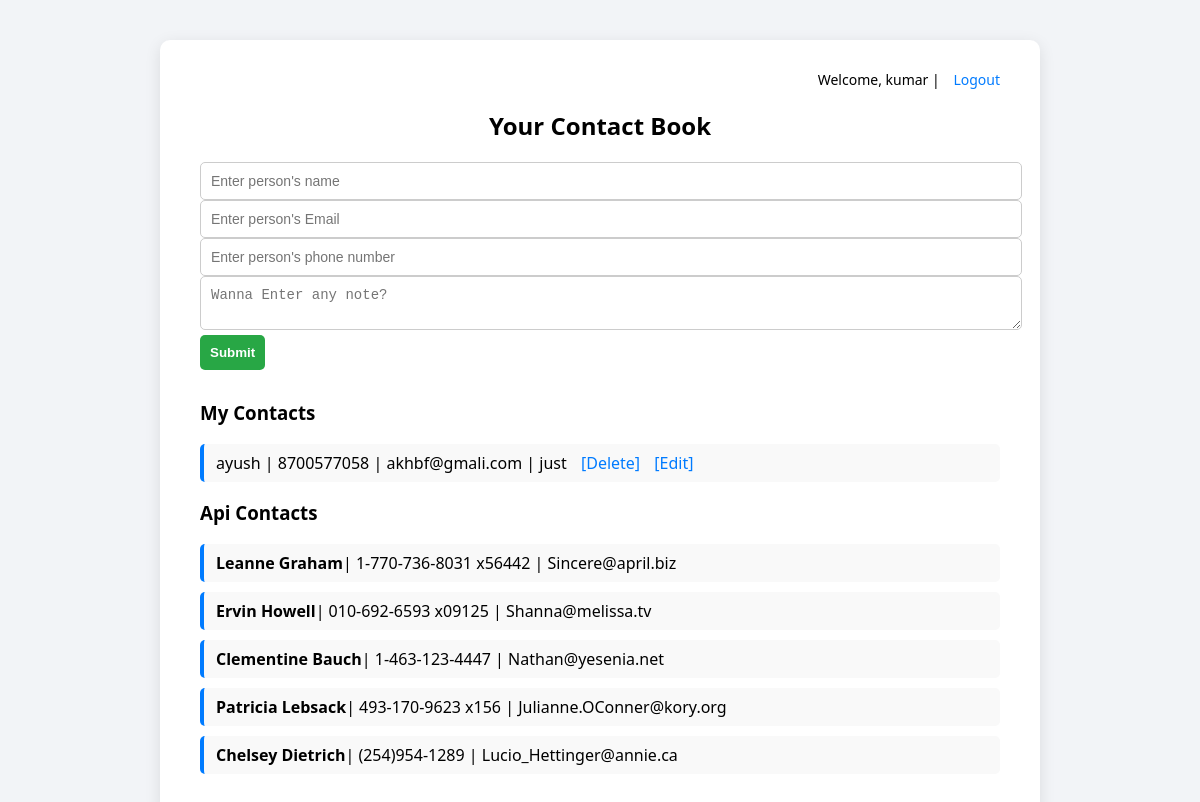
The page / (signed in) on the database its author committed.
### app/models.py (models this page shows)
class Contact(models.Model):
    user=models.ForeignKey(User,on_delete=CASCADE,null=True, blank=True)
    name = models.CharField(max_length=30)
    email = models.EmailField()
    phone = models.CharField(max_length=20)
    note = models.CharField(max_length=200)

### app/views.py (the view, shortened to what this page needs)
# urls.py: path('', views.index, name="index"),
@login_required(login_url='login')
def index(request):
    contacts = Contact.objects.filter(user=request.user)
    api_contacts = Contact.objects.filter(user=None)[:5]
    return render(request, 'index.html', {'contacts': contacts, 'api_contacts': api_contacts})

### app/templates/index.html (shortened to what this page needs)
<!DOCTYPE html>
<html>
<head>
    {% load static %}
    <link rel="stylesheet" href="{% static 'app/style.css' %}">
</head>
<body>
<div class="container">
<div class="header">
    {% if user.is_authenticated %}
      Welcome, {{ user.username }} | <a href="{% url 'logout' %}">Logout</a>
    {% else %}
    <a href="{% url 'login' %}">Login</a> | <a href="{% url 'signup' %}">Signup</a>
    {% endif %}
</div>
<h2>Your Contact Book</h2>
<form method="POST" class="contact-form">
      <input type="text" name="name" placeholder="Enter person's name" required>
      <input type="email" name="email" placeholder="Enter person's Email" required>
      <input type="text" name="phone" placeholder="Enter person's phone number" required>
      <textarea name="note" placeholder="Wanna Enter any note?"></textarea>
      <button type="submit">Submit</button>
</form>
{% for contact in contacts %}
  <h3>My Contacts</h3>
  <p>{{contact.name}} | {{contact.phone}} | {{contact.email}} | {{contact.note}}
    <a href="{% url 'delete_contact' contact.id %}">[Delete]</a>
    <a href="{% url 'edit_contact' contact.id %}">[Edit]</a>
  </p>
{% endfor %}
<h3>Api Contacts</h3>
  {% for api in api_contacts %}
     <p><strong>{{ api.name }}</strong>| {{ api.phone }} | {{ api.email }}
     </p>
  {% empty %}
    <p>No API contacts found.</p>
  {% endfor %}
</div>
</body>
</html>

### app/static/app/style.css (style rules this page uses)
body { background-color: #f2f4f7; font-family: 'Segoe UI', Tahoma, Geneva, Verdana, sans-serif; margin: 0; padding: 0; display: flex; justify-content: center; }
.container { width: 90%; max-width: 800px; margin: 40px auto; padding: 30px 40px; background-color: white; border-radius: 10px; box-shadow: 0 4px 16px rgba(0, 0, 0, 0.1); }
.header { text-align: right; font-size: 14px; margin-bottom: 15px; }
h1, h2 { text-align: center; margin-bottom: 20px; }
p { margin: 10px 0; padding: 10px; background-color: #f9f9f9; border-left: 4px solid #007bff; border-radius: 5px; }
.contact-form { margin-bottom: 30px; }
.contact-form input, .contact-form textarea { padding: 10px; font-size: 14px; border: 1px solid #ccc; border-radius: 5px; width: 100%; }
.contact-form button { background-color: #28a745; color: white; padding: 10px; font-weight: bold; border: none; border-radius: 5px; cursor: pointer; }
p { padding: 8px 12px; background-color: #f9f9f9; margin-bottom: 10px; border-left: 4px solid #007bff; border-radius: 5px; }
a { color: #007bff; text-decoration: none; margin-left: 10px; }

### rows shown on the page
Contact: name "ayush", phone "8700577058", email "akhbf@gmali.com", note "just"
Contact: name "Leanne Graham", phone "1-770-736-8031 x56442", email "Sincere@april.biz"
Contact: name "Ervin Howell", phone "010-692-6593 x09125", email "Shanna@melissa.tv"
Contact: name "Clementine Bauch", phone "1-463-123-4447", email "Nathan@yesenia.net"
Contact: name "Patricia Lebsack", phone "493-170-9623 x156", email "Julianne.OConner@kory.org"
Contact: name "Chelsey Dietrich", phone "(254)954-1289", email "Lucio_Hettinger@annie.ca"

### other values the page prints
{{ user.username }} "kumar"
